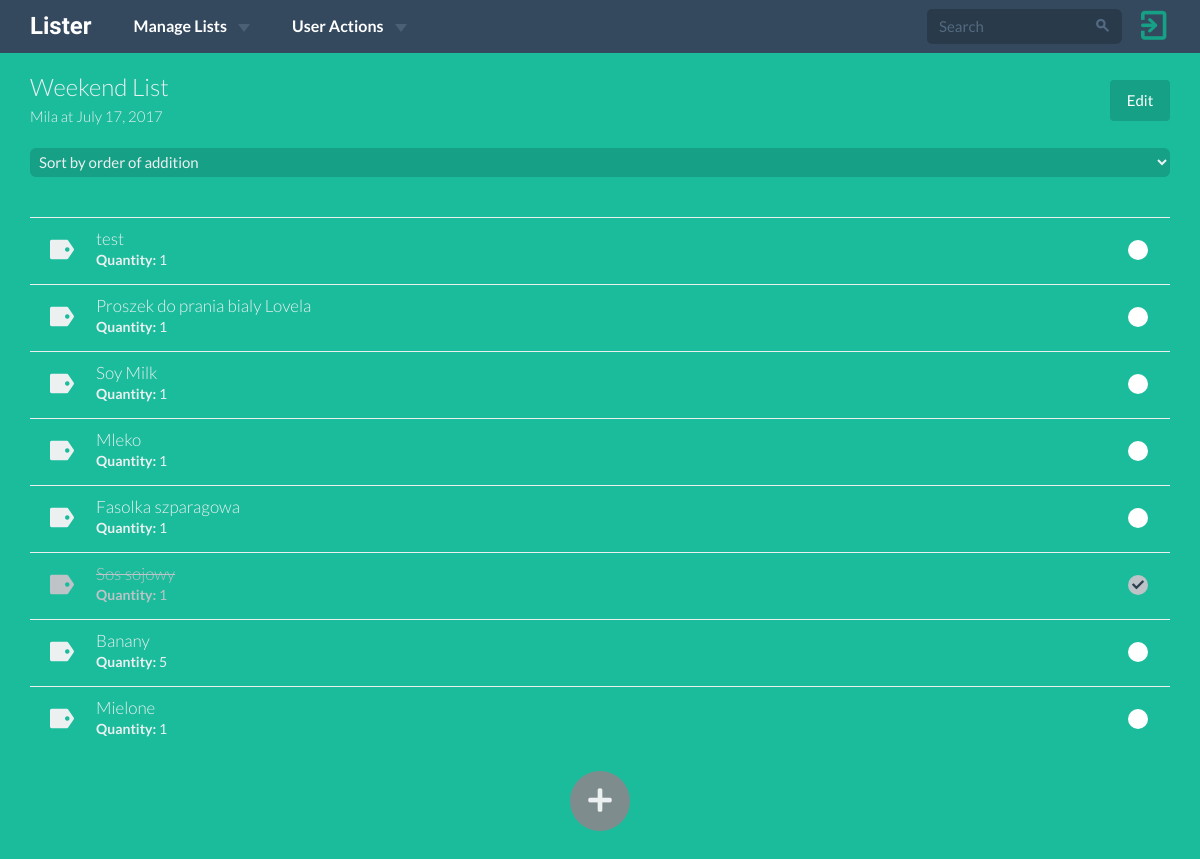
/lists/11/ (signed in), run on an earlier commit of the app's database.
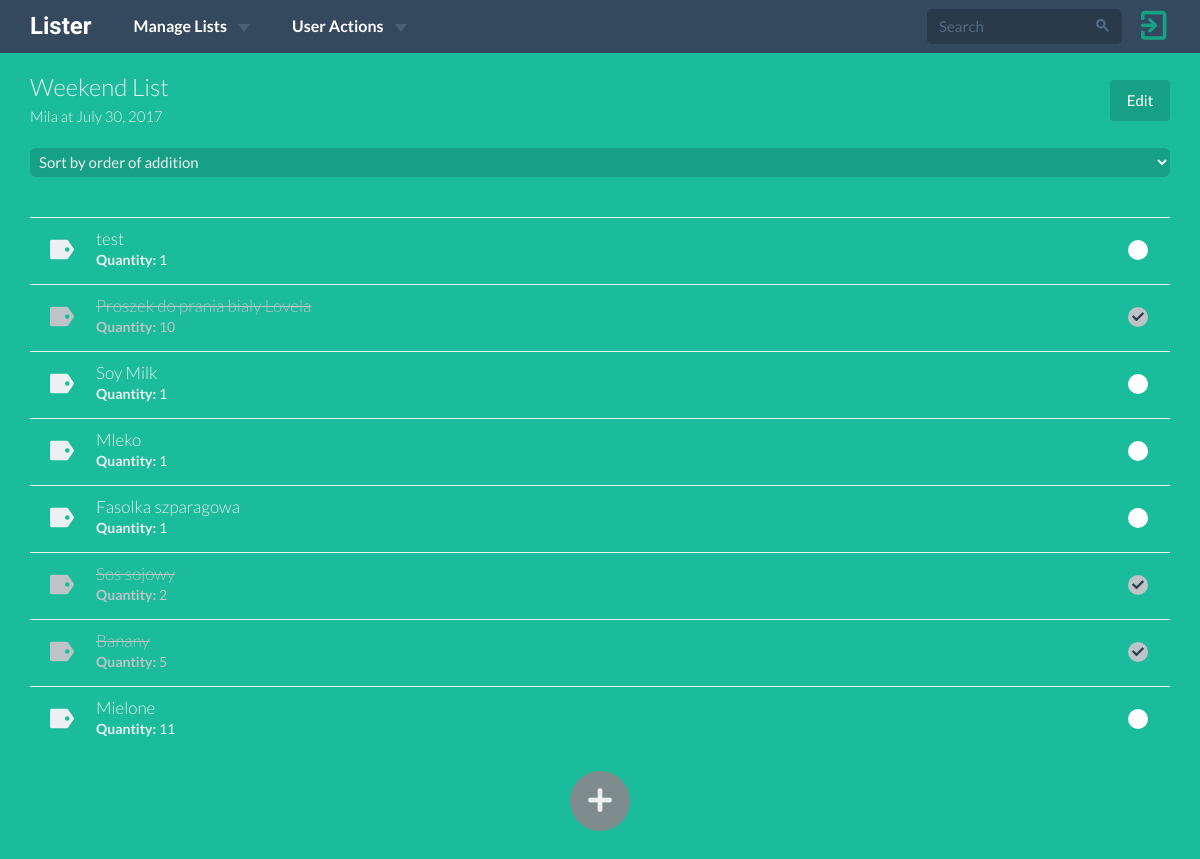
And on a later commit of the database.
### lists/models.py (models this page shows, shortened)
class ShoppingList(models.Model):
    name = models.CharField(max_length=15)
    user = models.ForeignKey(User, on_delete=models.CASCADE)
    shop = models.CharField(max_length=15)
    date = models.DateField()
    timestamp = models.DateTimeField(auto_now_add=True, auto_now=False)
    archived = models.BooleanField(default=False)
    @property
    def shopping_items(self):
        shopping_items = ShoppingItem.objects.filter(shopping_list=self)
        return shopping_items
    class Meta:
        ordering = ['-date']

class ShoppingItem(models.Model):
    name = models.CharField(max_length=30, blank=True, null=True)
    item = models.ForeignKey(Item, on_delete=models.CASCADE,
                             null=True, blank=True)
    shopping_list = models.ForeignKey('ShoppingList', on_delete=models.CASCADE)
    quantity = models.PositiveSmallIntegerField(default=1)
    bought = models.BooleanField(default=False)
    class Meta:
        ordering = ['-pk']

### lists/views.py (the view)
# urls.py: url(r'^(?P<pk>\d+)/$', views.ShoppingListDetailView.as_view(),
class ShoppingListDetailView(View):
    def get(self, request, pk):
        template = 'lists/shopping_list_detail.html'
        shopping_list = get_object_or_404(ShoppingList, pk=pk)
        shopping_items = shopping_list.shopping_items
        sort_request = request.GET.get('sort_by')
        if sort_request == 'name':
            shopping_items = shopping_items.order_by('name')
        elif sort_request == 'category':
            shopping_items = shopping_items.order_by('item__category')
        elif sort_request == 'bought':
            shopping_items = shopping_items.order_by('bought')
        context = {
            'shopping_list': shopping_list,
            'shopping_items': shopping_items,
        }
        if shopping_list.user == request.user:
            return render(request, template, context)
        return redirect('main:main_page_view')

### lists/templates/lists/shopping_list_detail.html (shortened to what this page needs)
{% extends 'base.html' %} {% block head_title %}List {{ list.name }} {% endblock %} {% block content %} {% load staticfiles %}
<div class="detail-wrapper">
    <div class="container">
        <div class="row">
            <div class="col-md-12 list-info">
                <h6>{{ shopping_list.name }}</h6>
                <p class="list-desc"><small>{{ shopping_list.shop }} at {{ shopping_list.date }}</small></p>
                <a href="{% url 'lists:edit_shopping_list_view' pk=shopping_list.pk %}" class="btn btn-block btn-primary btn-edit">Edit</a>
            </div>
        </div>
        <div class="row">
            <div class="col-sm-12">
                <select id="list-sort" class="form-control select select-primary select-block mbl">
                    <option value="pk">Sort by order of addition</option>
                </select>
            </div>
            <div class="col-md-12 col-xs-12">
                <div class="todo list-items">
                    <ul>
                        {% for item in shopping_items %}
                        <li class="list-item {% if item.bought %} todo-done {% endif %}" list-item-pk="{{item.pk}}">
                            <div class="todo-icon fui-tag"></div>
                            <div class="todo-content">
                                <h4 class="todo-name">
                                    {{ item.name }}
                                </h4>
                                <strong>Quantity:</strong> {{ item.quantity }}
                            </div>
                        </li>
                        {% endfor %}
                    </ul>
                </div>
            </div>
        </div>
        <a href="{% url 'lists:add_items_to_list_view' pk=shopping_list.pk %}">
            <div class="add-items-plus">
            </div>
        </a>
    </div>
</div>
{% endblock %}

### templates/base.html (shortened to what this page needs)
{% load staticfiles %}
<!DOCTYPE html>
<html lang="en">
    <head>
        {% include 'css.html' %}
    </head>
    <body>
        {% block wrapper %}
            {% include 'navbar.html' %}
            {% block content %}
            {% endblock %}
        {% endblock %}
    </body>
</html>

### templates/css.html (shortened to what this page needs)
{% load staticfiles %}
<link href="https://maxcdn.bootstrapcdn.com/bootstrap/3.3.7/css/bootstrap.min.css" rel="stylesheet">
<link href="https://cdnjs.cloudflare.com/ajax/libs/jqueryui/1.12.1/jquery-ui.css" rel="stylesheet">
<link href="{% static 'css/flat-ui.css' %}" rel="stylesheet">
<link href="{% static 'css/custom.css' %}" rel="stylesheet">

### templates/pre-js.html (shortened to what this page needs)
{% load staticfiles %}

### templates/navbar.html (shortened to what this page needs)
{% load staticfiles %}
<nav class="navbar navbar-inverse navbar-embossed navbar-fixed-top navbar-custom" role="navigation">
    <div class="container">
        <div class="navbar-header">
            <a class="navbar-brand" href="{% url 'main:main_page_view' %}">Lister</a>
        </div>
        <div class="collapse navbar-collapse" id="navbar-collapse-01">
            <ul class="nav navbar-nav">
                <li class="dropdown">
                  <a href="#" class="dropdown-toggle" data-toggle="dropdown">Manage Lists <b class="caret"></b></a>
                </li>
                <li class="dropdown">
                  <a href="#" class="dropdown-toggle" data-toggle="dropdown">User Actions <b class="caret"></b></a>
                </li>
            </ul>
            <a href="{% url 'users:logout_view' %}?next={{request.path}}" class="pull-right nav-logout"><span class="fui-exit"></span></a>
            <form class="navbar-form navbar-right" action="{% url 'lists:shopping_lists_search_view' %}" role="search">
                <div class="form-group">
                    <div class="input-group">
                        <input class="form-control" id="navbarInput-01" type="search" name="q" placeholder="Search">
                        <span class="input-group-btn">
                    <button type="submit" class="btn"><span class="fui-search"></span></button>
                        </span>
                    </div>
                </div>
            </form>
        </div>
    </div>
</nav>

### templates/post-js.html (shortened to what this page needs)
{% load staticfiles %}

### static/css/custom.css (style rules this page uses)
html, body { height: 100%; width: 100%; padding: 0; margin: 0; }
.navbar-brand { font-family: 'Molle', cursive; }
.nav-logout { font-size: 29px; }
.nav-logout span { position: relative; top: 1px; }
.navbar-collapse { background: #34495E; }
.navbar-custom { z-index: 1; }
.navbar-custom, .navbar-form { height: 53px; }
.navbar .container, .navbar .container-fluid { padding-left: 15px; padding-right: 15px; }
.todo-icon { padding: 7px 22px 0 0; }
.todo-name { font-weight: 300; color: inherit; }
.detail-wrapper { color: #ECF0F1; display: block; min-height: 100%; background: #1ABC9C; }
.detail-wrapper h6 { font-weight: 300; margin-top: 0px; }
.list-info { margin-top: 75px; }
.detail-wrapper #list-sort { padding: 5px; margin-bottom: 40px; width: 100%; color: #ECF0F1; background: #16A085; }
.btn-edit { width: 60px; position: absolute; top: 5px; right: 15px; background: #16A085; }
.list-desc { margin-top: -15px; font-weight: 300; }
.todo ul { background-color: inherit; }
.todo .list-item { color: #ECF0F1; padding: 10px 20px; height: 65px; border-top: 1px solid #ECF0F1; }
.todo li { background-color: inherit; transition: 0.25s; }
.todo li:last-child { border-radius: 0; }
.todo li.todo-done, .todo li.todo-done .todo-name { color: #BDC3C7; transition: 0.25s; }
.todo li.todo-done .todo-name { text-decoration: line-through }
.todo li.todo-done:after { background: #BDC3C7; }
.add-items-plus:after { content: "\e608"; color: #ECF0F1; display: block; width: 60px; height: 60px; background: #7F8C8D; margin: auto; border-radius: 50%; font-family: 'Flat-UI-Icons'; text-align: center; font-size: 25px; line-height: 60px; font-style: normal; font-weight: normal; font-variant: normal; text-transform: none; -webkit-font-smoothing: antialiased; transition: 0.25s ease-in-out; }
.add-items-plus { width: 60px; height: 60px; margin-left: auto; margin-right: auto; margin-bottom: 30px; }

What changed in the data, as far as the page shows it:
changed ShoppingList "Weekend List": date "July 17, 2017" → "July 30, 2017"
changed ShoppingItem "Proszek do prania bialy Lovela": bought False → True (drawn); quantity "1" → "10"
changed ShoppingItem "Sos sojowy": quantity "1" → "2"
changed ShoppingItem "Banany": bought False → True (drawn)
changed ShoppingItem "Mielone": quantity "1" → "11"
